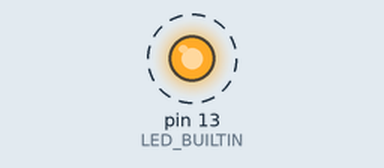
The sketch below on a simulated Arduino Uno, built with avr-gcc and run on an emulated ATmega328P. Shown: output pins drawn as LEDs (lit = HIGH). Dashed ring = blinking.

Above: at 0.15 s.
Timing chart, 0 to 3.0 s (numbered marks = the images above):
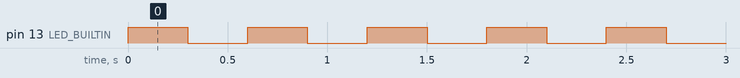

The sketch:

blinkar_led.ino
```cpp
void setup() {
  pinMode(LED_BUILTIN, OUTPUT);
}

void loop() {
  digitalWrite(LED_BUILTIN,1);
  delay(300);
  digitalWrite(LED_BUILTIN,0);
  delay(300);

}
```

Measured:
- by itself, pin 13 (LED_BUILTIN): alternates HIGH for 0.30 s and LOW for 0.30 s
